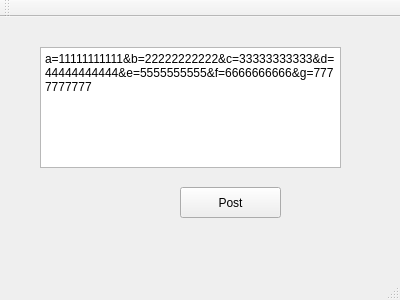
<?xml version="1.0" encoding="UTF-8"?>
<ui version="4.0">
 <class>MainWindow</class>
 <widget class="QMainWindow" name="MainWindow">
  <property name="geometry">
   <rect>
    <x>0</x>
    <y>0</y>
    <width>400</width>
    <height>300</height>
   </rect>
  </property>
  <property name="windowTitle">
   <string>MainWindow</string>
  </property>
  <widget class="QWidget" name="centralWidget">
   <widget class="QTextEdit" name="textEdit">
    <property name="geometry">
     <rect>
      <x>40</x>
      <y>30</y>
      <width>301</width>
      <height>121</height>
     </rect>
    </property>
    <property name="html">
     <string>&lt;!DOCTYPE HTML PUBLIC &quot;-//W3C//DTD HTML 4.0//EN&quot; &quot;http://www.w3.org/TR/REC-html40/strict.dtd&quot;&gt;
&lt;html&gt;&lt;head&gt;&lt;meta name=&quot;qrichtext&quot; content=&quot;1&quot; /&gt;&lt;style type=&quot;text/css&quot;&gt;
p, li { white-space: pre-wrap; }
&lt;/style&gt;&lt;/head&gt;&lt;body style=&quot; font-family:'SimSun'; font-size:9pt; font-weight:400; font-style:normal;&quot;&gt;
&lt;p style=&quot; margin-top:0px; margin-bottom:0px; margin-left:0px; margin-right:0px; -qt-block-indent:0; text-indent:0px;&quot;&gt;a=11111111111&amp;amp;b=22222222222&amp;amp;c=33333333333&amp;amp;d=44444444444&amp;amp;e=5555555555&amp;amp;f=6666666666&amp;amp;g=7777777777&lt;/p&gt;&lt;/body&gt;&lt;/html&gt;</string>
    </property>
   </widget>
   <widget class="QPushButton" name="pushButton">
    <property name="geometry">
     <rect>
      <x>180</x>
      <y>170</y>
      <width>101</width>
      <height>31</height>
     </rect>
    </property>
    <property name="text">
     <string>Post</string>
    </property>
   </widget>
  </widget>
  <widget class="QMenuBar" name="menuBar">
   <property name="geometry">
    <rect>
     <x>0</x>
     <y>0</y>
     <width>400</width>
     <height>23</height>
    </rect>
   </property>
  </widget>
  <widget class="QToolBar" name="mainToolBar">
   <attribute name="toolBarArea">
    <enum>TopToolBarArea</enum>
   </attribute>
   <attribute name="toolBarBreak">
    <bool>false</bool>
   </attribute>
  </widget>
  <widget class="QStatusBar" name="statusBar"/>
 </widget>
 <layoutdefault spacing="6" margin="11"/>
 <resources/>
 <connections/>
</ui>
